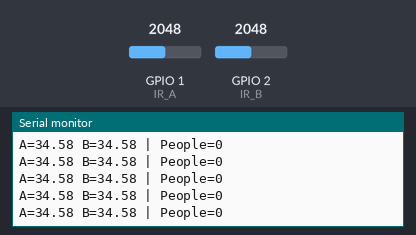
The sketch below on a simulated ESP32. Shown: the last lines printed to the serial monitor. The test bench sets the inputs (shaded band); at power-on: GPIO 1 (IR_A) = 2048, GPIO 2 (IR_B) = 2048 (analog values on the 0–4095 scale). WiFi joins after 1.5 s; servers stay silent unless stated; uploads are accepted with an empty reply.

Above: at 2.7 s.
2.8 s: GPIO 1 (IR_A) set to 2866
At 2.92 s:
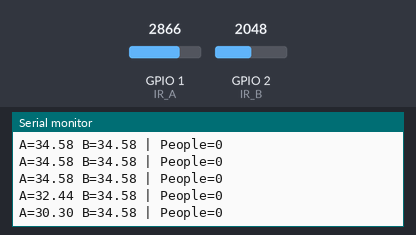
4.3 s: GPIO 2 (IR_B) set to 2866
At 4.32 s:
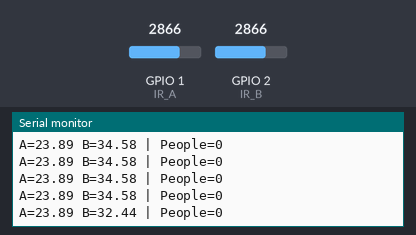
5.8 s: GPIO 1 (IR_A) set to 3603
At 5.83 s:
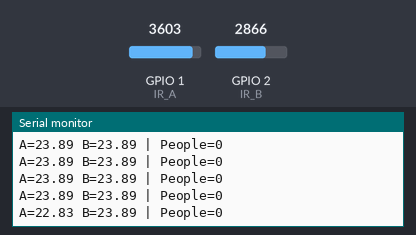
7.3 s: GPIO 2 (IR_B) set to 3603
At 7.33 s:
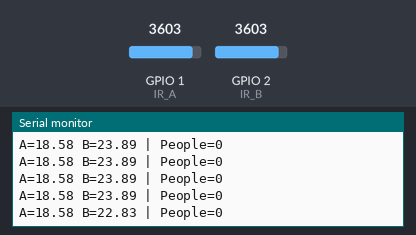
Timing chart, 0 to 9.8 s (numbered marks = the images above; inputs shaded):
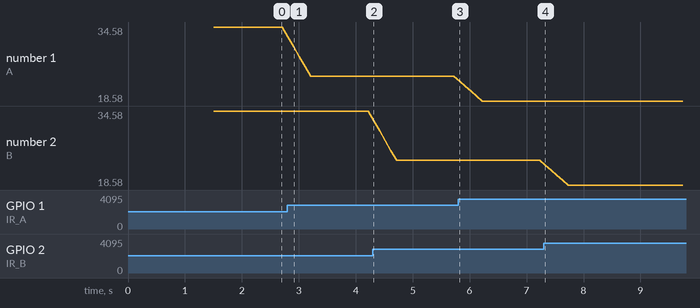

The sketch:

bus.ino
```cpp
#include <WiFi.h>
#include <HTTPClient.h>
#include <math.h>

// ================= WIFI =================
#define WIFI_SSID     "Boat"
#define WIFI_PASSWORD "klahan2546*"

// ================= SERVER =================
const char* serverUrl = "http://10.122.218.249:5000/update";

// -------- PIN CONFIG --------
#define IR_A  1
#define IR_B  2

// -------- THRESHOLD --------
#define THRESHOLD_A 60
#define THRESHOLD_B 60
#define DEAD_BAND   5
#define TIMEOUT     3000

// -------- FILTER CONFIG --------
#define AVG_SAMPLES 5

// -------- VARIABLES --------
int peopleCount = 0;
int lastSentCount = -1;

// pending queue
int pendingA = 0;
int pendingB = 0;

// time stamp
unsigned long timeA = 0;
unsigned long timeB = 0;

// filter
float bufA[AVG_SAMPLES];
float bufB[AVG_SAMPLES];
int idx = 0;
bool bufferFilled = false;

// edge detect
bool prevBlockA = false;
bool prevBlockB = false;

// -------- FreeRTOS Send Task --------
TaskHandle_t sendTaskHandle = NULL;
volatile bool needSend = false;
volatile int sendValue = 0;

// --------------------------------------------------

void connectWiFi() {
  WiFi.begin(WIFI_SSID, WIFI_PASSWORD);
  Serial.print("Connecting WiFi");

  while (WiFi.status() != WL_CONNECTED) {
    delay(500);
    Serial.print(".");
  }

  Serial.println("\nConnected!");
  Serial.println(WiFi.localIP());
}

// --------------------------------------------------
// 🔥 HTTP Task (วิ่งอีก Core ไม่บล็อก loop)

void sendTask(void *parameter) {

  for (;;) {

    if (needSend) {

      if (WiFi.status() == WL_CONNECTED) {

        HTTPClient http;
        http.begin(serverUrl);
        http.addHeader("Content-Type", "application/json");
        http.setTimeout(500);

        String payload = "{\"people\":" + String(sendValue) + "}";

        int code = http.POST(payload);

        Serial.print("HTTP Code: ");
        Serial.println(code);

        http.end();
      }

      needSend = false;
    }

    vTaskDelay(10 / portTICK_PERIOD_MS);
  }
}

// --------------------------------------------------

float convertToDistance(int raw) {
  if (raw < 1) raw = 1;

  float voltage = (raw / 4095.0) * 3.3;
  float d = 60.0 * pow(voltage, -1.10);

  if (d < 5) d = 5;
  if (d > 150) d = 150;

  return d;
}

float movingAverage(float *buf) {
  float sum = 0;
  for (int i = 0; i < AVG_SAMPLES; i++) sum += buf[i];
  return sum / AVG_SAMPLES;
}

bool isBlocked(float d, float th) {
  return d < (th - DEAD_BAND);
}

// --------------------------------------------------

void setup() {

  Serial.begin(115200);

  analogReadResolution(12);
  analogSetAttenuation(ADC_11db);

  for (int i = 0; i < AVG_SAMPLES; i++) {
    bufA[i] = 150;
    bufB[i] = 150;
  }

  connectWiFi();

  // 🔥 สร้าง Task บน Core 0
  xTaskCreatePinnedToCore(
    sendTask,
    "SendTask",
    5000,
    NULL,
    1,
    &sendTaskHandle,
    0
  );
}

// --------------------------------------------------

void loop() {

  // ---- read ----
  float distA = convertToDistance(analogRead(IR_A));
  float distB = convertToDistance(analogRead(IR_B));

  bufA[idx] = distA;
  bufB[idx] = distB;
  idx++;

  if (idx >= AVG_SAMPLES) {
    idx = 0;
    bufferFilled = true;
  }

  if (!bufferFilled) return;

  float avgA = movingAverage(bufA);
  float avgB = movingAverage(bufB);

  bool blockA = isBlocked(avgA, THRESHOLD_A);
  bool blockB = isBlocked(avgB, THRESHOLD_B);

  // ---- EVENT DETECT ----
  if (blockA && !prevBlockA) {
    pendingA++;
    timeA = millis();
  }

  if (blockB && !prevBlockB) {
    pendingB++;
    timeB = millis();
  }

  prevBlockA = blockA;
  prevBlockB = blockB;

  // ---- MATCH EVENTS ----
  while (pendingA > 0 && pendingB > 0) {

    if (timeA < timeB) {
      peopleCount++;
    } else {
      peopleCount--;
      if (peopleCount < 0) peopleCount = 0;
    }

    pendingA--;
    pendingB--;
  }

  // ---- TIMEOUT CLEAN ----
  if (pendingA > 0 && millis() - timeA > TIMEOUT) pendingA = 0;
  if (pendingB > 0 && millis() - timeB > TIMEOUT) pendingB = 0;

  // ---- SEND WHEN CHANGED (ไม่บล็อกแล้ว) ----
  if (peopleCount != lastSentCount) {
    sendValue = peopleCount;
    needSend = true;
    lastSentCount = peopleCount;
  }

  // ---- DEBUG ----
  Serial.print("A=");
  Serial.print(avgA);
  Serial.print(" B=");
  Serial.print(avgB);
  Serial.print(" | People=");
  Serial.println(peopleCount);

  delay(100);
}
```

Measured:
- after the input at 2.8 s, the serial monitor: prints a new line at once (image 1)
- after the input at 4.3 s, the serial monitor: prints a new line at once (image 2)
- after the input at 5.8 s, the serial monitor: prints a new line at once (image 3)
- after the input at 7.3 s, the serial monitor: prints a new line at once (image 4)
- plotted number 1: 34.58 → 23.89 after the input at 2.8 s, 23.89 → 18.58 after the input at 5.8 s
